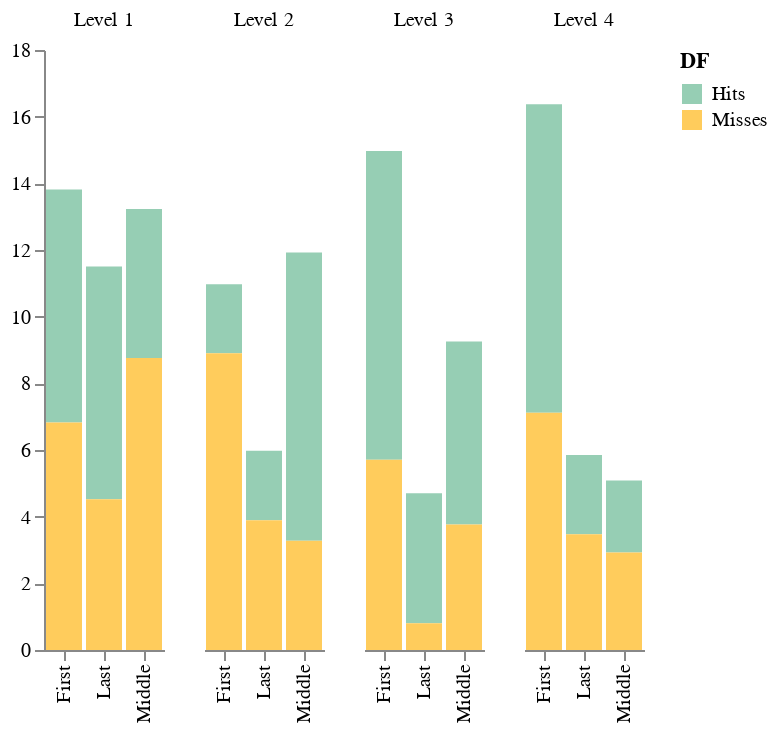

Notebook code cell kept with this figure:
### Code cell
alt.Chart(df).mark_bar().encode(

    # tell Altair which field to group columns on
    x=alt.X('c2:N', title=None),

    # tell Altair which field to use as Y values and how to calculate
    y=alt.Y('sum(values):Q',
        axis=alt.Axis(
            grid=False,
            title=None)),

    # tell Altair which field to use to use as the set of columns to be  represented in each group
    column=alt.Column('c1:N', title=None),

    # tell Altair which field to use for color segmentation 
    color=alt.Color('DF:N',
            scale=alt.Scale(
                # make it look pretty with an enjoyable color pallet
                range=['#96ceb4', '#ffcc5c','#ff6f69'],
            ),
        ))\
    .configure_view(
        # remove grid lines around column clusters
        strokeOpacity=0    
    )

### Figure 1 — Vega-Lite specification as saved in the notebook (floating-point values rounded to 4 significant figures)
{"config": {"view": {"continuousWidth": 400, "continuousHeight": 300, "strokeOpacity": 0}}, "data": {"name": "data-9417a9eadea36f4a65b4f8420d169c57"}, "mark": "bar", "encoding": {"color": {"field": "DF", "scale": {"range": ["#96ceb4", "#ffcc5c", "#ff6f69"]}, "type": "nominal"}, "column": {"field": "c1", "title": null, "type": "nominal"}, "x": {"field": "c2", "title": null, "type": "nominal"}, "y": {"aggregate": "sum", "axis": {"grid": false, "title": null}, "field": "values", "type": "quantitative"}}, "$schema": "https://vega.github.io/schema/vega-lite/v4.17.0.json", "datasets": {"data-9417a9eadea36f4a65b4f8420d169c57": [{"c1": "Level 1", "c2": "First", "values": 6.988, "DF": "Hits"}, {"c1": "Level 1", "c2": "Last", "values": 6.983, "DF": "Hits"}, {"c1": "Level 1", "c2": "Middle", "values": 4.472, "DF": "Hits"}, {"c1": "Level 2", "c2": "First", "values": 2.071, "DF": "Hits"}, {"c1": "Level 2", "c2": "Last", "values": 2.085, "DF": "Hits"}, {"c1": "Level 2", "c2": "Middle", "values": 8.649, "DF": "Hits"}, {"c1": "Level 3", "c2": "First", "values": 9.264, "DF": "Hits"}, {"c1": "Level 3", "c2": "Last", "values": 3.907, "DF": "Hits"}, {"c1": "Level 3", "c2": "Middle", "values": 5.491, "DF": "Hits"}, {"c1": "Level 4", "c2": "First", "values": 9.251, "DF": "Hits"}, {"c1": "Level 4", "c2": "Last", "values": 2.378, "DF": "Hits"}, {"c1": "Level 4", "c2": "Middle", "values": 2.162, "DF": "Hits"}, {"c1": "Level 1", "c2": "First", "values": 6.829, "DF": "Misses"}, {"c1": "Level 1", "c2": "Last", "values": 4.522, "DF": "Misses"}, {"c1": "Level 1", "c2": "Middle", "values": 8.761, "DF": "Misses"}, {"c1": "Level 2", "c2": "First", "values": 8.902, "DF": "Misses"}, {"c1": "Level 2", "c2": "Last", "values": 3.894, "DF": "Misses"}, {"c1": "Level 2", "c2": "Middle", "values": 3.279, "DF": "Misses"}, {"c1": "Level 3", "c2": "First", "values": 5.705, "DF": "Misses"}, {"c1": "Level 3", "c2": "Last", "values": 0.7993, "DF": "Misses"}, {"c1": "Level 3", "c2": "Middle", "values": 3.767, "DF": "Misses"}, {"c1": "Level 4", "c2": "First", "values": 7.118, "DF": "Misses"}, {"c1": "Level 4", "c2": "Last", "values": 3.474, "DF": "Misses"}, {"c1": "Level 4", "c2": "Middle", "values": 2.924, "DF": "Misses"}]}}
